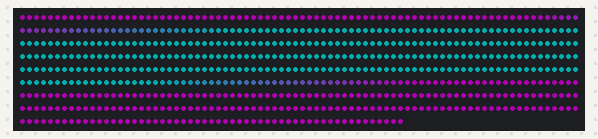
Simulated run of this sketch. Board: ESP32. On the bench: 695 RGB LEDs in strip order, left to right, continuing on the next row. Dim RGB values are drawn brighter than linear.

Above: at 0.1 s.

The sketch:

strobo-offline-nadine.ino
```cpp
#define NUM_LEDS 695

#include <NeoPixelBus.h> // by Makuna

typedef struct
{
  byte r;
  byte g;
  byte b;
} Color;

NeoPixelBus<NeoGrbFeature, NeoEsp32I2s1800KbpsMethod> strip(NUM_LEDS, 22);

// Data
int ledIndices[695] = {0, 0, 0, 0, 0, 0, 0, 0, 0, 0, 0, 0, 0, 0, 0, 0, 0, 0, 0, 0, 0, 0, 0, 0, 0, 0, 0, 0, 0, 0, 0, 0, 0, 0, 0, 0, 0, 0, 0, 0, 0, 0, 0, 0, 0, 0, 0, 0, 0, 0, 0, 0, 0, 0, 0, 0, 0, 0, 0, 0, 0, 0, 0, 0, 0, 0, 0, 0, 0, 0, 0, 0, 0, 1, 2, 3, 4, 5, 6, 7, 8, 9, 10, 11, 12, 13, 14, 15, 16, 17, 18, 19, 20, 21, 22, 23, 24, 25, 26, 27, 28, 29, 30, 31, 32, 33, 34, 35, 36, 37, 37, 37, 37, 37, 37, 37, 37, 37, 37, 37, 37, 37, 37, 37, 37, 37, 37, 37, 37, 37, 37, 37, 37, 37, 37, 37, 37, 37, 37, 37, 37, 37, 37, 37, 37, 37, 37, 37, 37, 37, 37, 37, 37, 37, 37, 37, 37, 37, 37, 37, 37, 37, 37, 37, 37, 37, 37, 37, 37, 37, 37, 37, 37, 37, 37, 37, 37, 37, 37, 37, 37, 37, 37, 37, 37, 37, 37, 37, 37, 37, 37, 37, 37, 37, 37, 37, 37, 37, 37, 37, 37, 37, 37, 37, 37, 37, 37, 37, 37, 37, 37, 37, 37, 37, 37, 37, 37, 37, 37, 37, 37, 37, 37, 37, 37, 37, 37, 37, 37, 37, 37, 37, 37, 37, 37, 37, 37, 37, 37, 37, 37, 37, 37, 37, 37, 37, 37, 37, 37, 37, 37, 37, 37, 37, 37, 37, 37, 37, 37, 37, 37, 37, 37, 37, 37, 37, 37, 37, 37, 37, 37, 37, 37, 37, 37, 37, 37, 37, 37, 37, 37, 37, 37, 37, 37, 37, 37, 37, 37, 37, 37, 37, 37, 37, 37, 37, 37, 37, 37, 37, 37, 37, 37, 37, 37, 37, 37, 37, 37, 37, 37, 37, 37, 37, 37, 37, 37, 37, 37, 37, 37, 37, 37, 37, 37, 37, 37, 37, 37, 37, 37, 37, 37, 37, 37, 37, 37, 37, 37, 37, 37, 37, 37, 37, 37, 37, 37, 37, 37, 37, 37, 37, 37, 37, 37, 37, 37, 37, 37, 37, 37, 37, 37, 37, 37, 37, 37, 37, 37, 37, 37, 37, 37, 37, 37, 37, 37, 37, 37, 37, 37, 37, 37, 37, 37, 37, 37, 37, 37, 37, 37, 37, 37, 37, 37, 37, 37, 37, 37, 37, 37, 37, 37, 37, 37, 37, 37, 37, 37, 37, 37, 37, 37, 37, 37, 37, 37, 37, 37, 36, 35, 38, 33, 32, 39, 30, 40, 29, 27, 41, 26, 42, 43, 23, 22, 21, 20, 19, 18, 17, 16, 15, 14, 44, 45, 11, 46, 10, 8, 47, 7, 48, 5, 4, 49, 2, 1, 0, 0, 0, 0, 0, 0, 0, 0, 0, 0, 0, 0, 0, 0, 0, 0, 0, 0, 0, 0, 0, 0, 0, 0, 0, 0, 0, 0, 0, 0, 0, 0, 0, 0, 0, 0, 0, 0, 0, 0, 0, 0, 0, 0, 0, 0, 0, 0, 0, 0, 0, 0, 0, 0, 0, 0, 0, 0, 0, 0, 0, 0, 0, 0, 0, 0, 0, 0, 0, 0, 0, 0, 0, 0, 0, 0, 0, 0, 0, 0, 0, 0, 0, 0, 0, 0, 0, 0, 0, 0, 0, 0, 0, 0, 0, 0, 0, 0, 0, 0, 0, 0, 0, 0, 0, 0, 0, 0, 0, 0, 0, 0, 0, 0, 0, 0, 0, 0, 0, 0, 0, 0, 0, 0, 0, 0, 0, 0, 0, 0, 0, 0, 0, 0, 0, 0, 0, 0, 0, 0, 0, 0, 0, 0, 0, 0, 0, 0, 0, 0, 0, 0, 0, 0, 0, 0, 0, 0, 0, 0, 0, 0, 0, 0, 0, 0, 0, 0, 0, 0, 0, 0, 0, 0, 0, 0, 0, 0, 0, 0, 0, 0, 0, 0, 0, 0, 0, 0, 0, 0, 0, 0, 0, 0, 0, 0, 0, 0, 0, 0, 0, 0, 0, 0, 0, 0, 0, 0, 0, 0, 0, 0, 0, 0, 0, 0, 0, 0, 0, 0, 0, 0, 0, 0, 0, 0, 0, 0, 0, 0, 0, 0, 0, 0, 0, 0, 0, 0};
int ledR[51] = {51, 49, 48, 46, 45, 44, 42, 41, 39, 38, 37, 35, 34, 33, 31, 30, 28, 27, 26, 24, 23, 22, 20, 19, 17, 16, 15, 13, 12, 11, 9, 8, 6, 5, 4, 2, 1, 0, 3, 7, 10, 14, 17, 18, 32, 34, 36, 40, 43, 47, 0};
int ledG[51] = {0, 1, 2, 4, 5, 6, 8, 9, 11, 12, 13, 15, 16, 17, 19, 20, 22, 23, 24, 26, 27, 28, 30, 31, 33, 34, 35, 37, 38, 39, 41, 42, 44, 45, 46, 48, 49, 51, 47, 43, 40, 36, 34, 32, 18, 17, 14, 10, 7, 3, 0};
int ledB[51] = {51, 51, 51, 51, 51, 51, 51, 51, 51, 51, 51, 51, 51, 51, 51, 51, 51, 51, 51, 51, 51, 51, 51, 51, 51, 51, 51, 51, 51, 51, 51, 51, 51, 51, 51, 51, 51, 51, 51, 51, 51, 51, 51, 51, 51, 51, 51, 51, 51, 51, 0};

// Animation
unsigned int frame = 0;
Color temp_color; // For efficiency

void setup()
{
  Serial.begin(115200);
  strip.Begin();

  for (int i = 0; i < 695; i++)
  {
    setLed(i, ledR[ledIndices[i]], ledG[ledIndices[i]], ledB[ledIndices[i]]);
  }
  strip.Show();
}

void loop()
{
}

void setLed(int pixel, byte r, byte g, byte b)
{
  strip.SetPixelColor(pixel, RgbColor(r, g, b));
}
```
